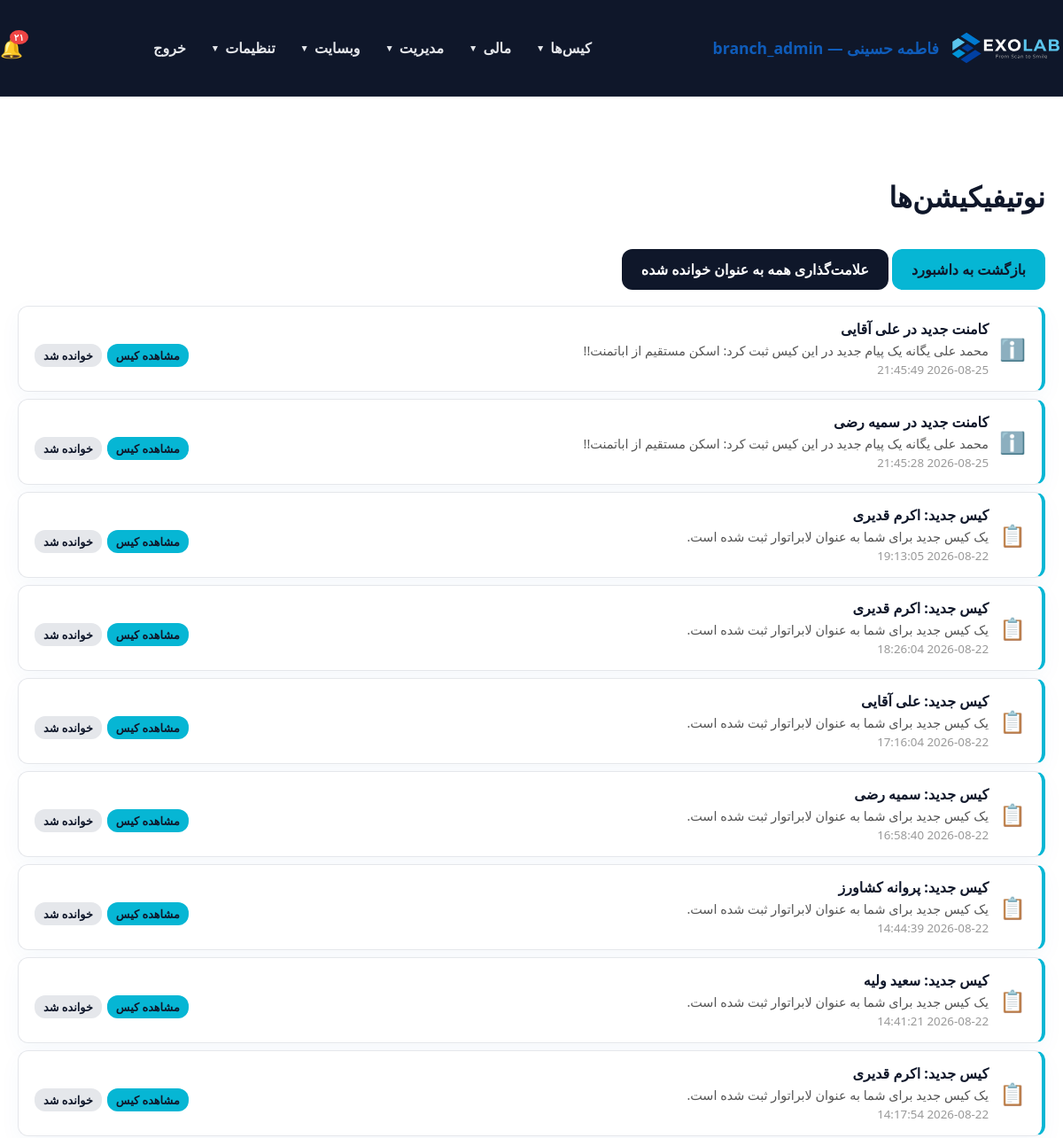
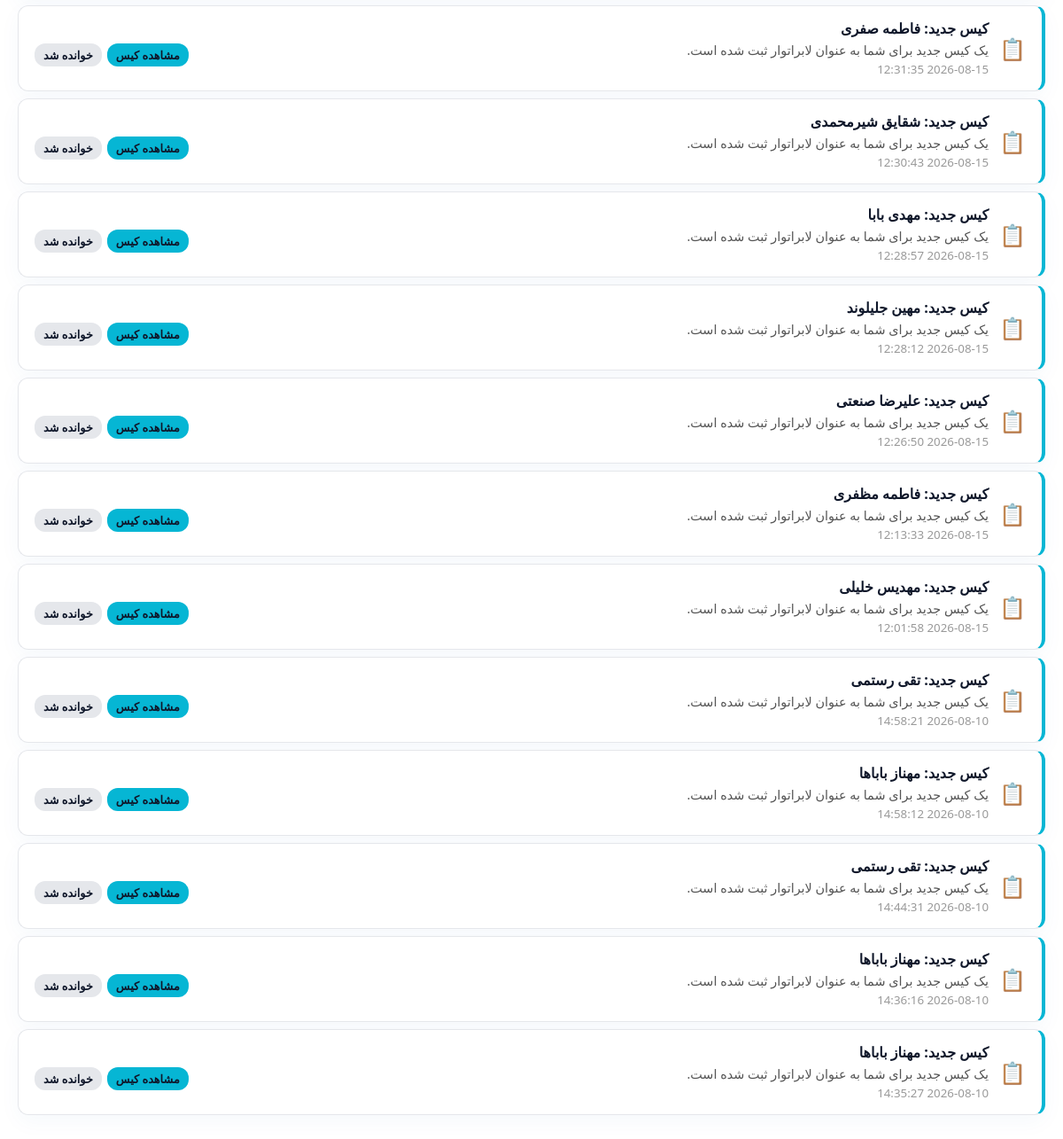
Page /panel/notifications.php (signed in) on the committed database (2 pictures, top to bottom).
### tables this page shows
CREATE TABLE `users` (
  `id` int(11) NOT NULL AUTO_INCREMENT,
  `username` varchar(100) NOT NULL,
  `password_hash` varchar(255) NOT NULL,
  `full_name` varchar(255) NOT NULL,
  `email` varchar(255) DEFAULT NULL,
  `phone` varchar(20) DEFAULT NULL,
  `role` enum('admin','doctor','staff','secretary','designer','technician','operator','powder','courier','finance','outsource_lab','customer_lab','partner_lab','clinic','branch_admin') NOT NULL DEFAULT 'staff',
  `branch_id` int(11) DEFAULT NULL,
  `clinic_id` int(11) DEFAULT NULL,
  `lab_id` int(11) DEFAULT NULL,
  `is_designer` tinyint(1) NOT NULL DEFAULT 0,
  `is_default_designer` tinyint(1) NOT NULL DEFAULT 0,
  `active` tinyint(1) DEFAULT 1,
  `last_login` datetime DEFAULT NULL,
  `created_at` datetime DEFAULT current_timestamp(),
  `updated_at` datetime DEFAULT current_timestamp() ON UPDATE current_timestamp(),
  `notes` text DEFAULT NULL,
  PRIMARY KEY (`id`),
  UNIQUE KEY `username` (`username`),
  KEY `idx_users_clinic_id` (`clinic_id`),
  KEY `idx_users_is_designer` (`is_designer`),
  CONSTRAINT `fk_users_clinic` FOREIGN KEY (`clinic_id`) REFERENCES `users` (`id`) ON DELETE SET NULL ON UPDATE CASCADE
);

CREATE TABLE `notifications` (
  `id` int(11) NOT NULL AUTO_INCREMENT,
  `user_id` int(11) NOT NULL,
  `case_id` int(11) DEFAULT NULL,
  `title` varchar(255) NOT NULL,
  `message` text DEFAULT NULL,
  `type` varchar(50) NOT NULL DEFAULT 'info' COMMENT 'info, assignment, status_change',
  `is_read` tinyint(1) NOT NULL DEFAULT 0,
  `created_at` datetime NOT NULL DEFAULT current_timestamp(),
  PRIMARY KEY (`id`),
  KEY `idx_notifications_user` (`user_id`),
  KEY `idx_notifications_unread` (`user_id`,`is_read`),
  KEY `idx_notifications_created` (`created_at`),
  CONSTRAINT `fk_notifications_user` FOREIGN KEY (`user_id`) REFERENCES `users` (`id`) ON DELETE CASCADE ON UPDATE CASCADE
);

### panel/db.php (called while the page is built, shortened)
<?php
function db() {
    static $pdo = null;
    if ($pdo === null) {
        $pdo = Connection::getInstance();
    }
    return $pdo;
}
function getUnreadNotificationCount(int $userId): int {
    $stmt = db()->prepare('SELECT COUNT(*) FROM notifications WHERE user_id = ? AND is_read = 0');
    $stmt->execute([$userId]);
    return (int) $stmt->fetchColumn();
}
function getAllNotifications(int $userId, int $limit = 50): array {
    $limit = (int) max(1, $limit);
    $stmt = db()->prepare('SELECT * FROM notifications WHERE user_id = ? ORDER BY created_at DESC LIMIT ' . $limit);
    $stmt->execute([$userId]);
    return $stmt->fetchAll();
}

### includes/helpers.php (called while the page is built, shortened)
<?php
function toPersianDigits($input) {
    $numbers = ['0','1','2','3','4','5','6','7','8','9'];
    $persian = ['۰','۱','۲','۳','۴','۵','۶','۷','۸','۹'];
    return str_replace($numbers, $persian, $input);
}

### panel/notifications.php (the view, shortened to what this page needs)
<?php
require_once __DIR__ . '/auth.php';
require_login();
$user = current_user();
$notifications = getAllNotifications($user['id']);
panel_layout_start('نوتیفیکیشن‌ها');
?>
<div style="margin-bottom:18px; display:flex; gap:10px; flex-wrap:wrap; justify-content:space-between; align-items:center;">
    <div>
        <a class="btn" href="dashboard.php">بازگشت به داشبورد</a>
        <?php if (getUnreadNotificationCount($user['id']) > 0): ?>
            <a class="btn" href="?mark_all=1" style="background:#0F172A; color:#fff;">علامت‌گذاری همه به عنوان خوانده شده</a>
        <?php endif; ?>
    </div>
</div>
<?php if (empty($notifications)): ?>
    <div class="form-card" style="text-align:center; padding:40px;">
        <p style="font-size:3rem; margin:0;">🔔</p>
        <p>هیچ نوتیفیکیشنی وجود ندارد.</p>
    </div>
<?php else: ?>
    <div style="display:flex; flex-direction:column; gap:8px;">
    <?php foreach ($notifications as $n): ?>
        <div class="form-card" style="padding:14px 18px; display:flex; align-items:center; gap:12px; <?= $n['is_read'] ? 'opacity:0.6;' : 'border-right:4px solid #06B6D4;' ?>">
            <div style="font-size:1.5rem;"><?= $n['type'] === 'assignment' ? '📋' : ($n['type'] === 'status_change' ? '🔄' : 'ℹ️') ?></div>
            <div style="flex:1;">
                <strong><?= htmlspecialchars($n['title']) ?></strong>
                <?php if ($n['message']): ?>
                    <p style="margin:4px 0 0; color:#555; font-size:0.9rem;"><?= htmlspecialchars($n['message']) ?></p>
                <?php endif; ?>
                <small style="color:#999;"><?= toJalaliDateFormatted($n['created_at']) ?></small>
            </div>
            <div style="display:flex; gap:6px;">
                <?php if ($n['case_id']): ?>
                    <a class="btn" href="view_case.php?id=<?= $n['case_id'] ?>" style="padding:4px 10px; font-size:0.8rem;">مشاهده کیس</a>
                <?php endif; ?>
                <?php if (!$n['is_read']): ?>
                    <a class="btn" href="?mark_read=<?= $n['id'] ?>" style="background:#E5E7EB; color:#0F172A; padding:4px 10px; font-size:0.8rem;">خوانده شد</a>
                <?php endif; ?>
            </div>
        </div>
    <?php endforeach; ?>
    </div>
<?php endif; ?>
<?php panel_layout_end(); ?>

### panel/auth.php (shortened to what this page needs)
<?php
require_once __DIR__ . '/db.php';
require_once __DIR__ . '/../includes/helpers.php';
function current_user() {
    static $user = null;
    if ($user !== null) return $user;
    $stmt = db()->prepare('SELECT * FROM users WHERE id = ? AND active = 1 LIMIT 1');
    $stmt->execute([(int)$_SESSION[USER_SESSION_KEY]]);
    $user = $stmt->fetch();
    return $user;
}
function is_logged_in() {
    return current_user() !== null;
}
function is_admin(): bool {
    $user = current_user();
    return $user['role'] === 'admin' || $user['role'] === 'branch_admin';
}
function is_root_admin(): bool {
    $user = current_user();
    return $user && $user['role'] === 'admin';
}
function is_branch_scoped(): bool {
    $user = current_user();
    return !empty($user['branch_id']);
}
function has_permission($permission) {
    $user = current_user();
    $perms = $GLOBALS['role_permissions'][$user['role']] ?? [];
    return in_array('*', $perms) || in_array($permission, $perms);
}
function require_login() {
    if (!is_logged_in()) {
        $target = getLoginRedirectUrl();
        if ($target !== '') {
            $_SESSION['login_redirect'] = $target;
        }
        header('Location: login.php');
        exit;
    }
}
function panel_layout_start($title = 'پنل مدیریت') {
    $user = current_user();
    ?>
    <!DOCTYPE html>
    <html lang="fa" dir="rtl">
    <head>
        <link rel="stylesheet" href="../assets/css/style.css">
        <link rel="stylesheet" href="../assets/css/datatables.min.css">
    </head>
    <body>
    <header class="site-header">
        <div class="container" style="justify-content: space-between;">
            <a class="brand" href="dashboard.php">
                <img src="../assets/icons/EXOLAB_LOGO_HORIZENTAL.svg" alt="EXOLAB" class="site-logo">
                <span><?= $user ? htmlspecialchars($user['full_name']) . ' — ' . $user['role'] : 'پنل' ?></span>
            </a>
            <nav class="site-nav" id="siteNav">
                <?php
                $navCanCases  = has_permission('view_all_cases') || has_permission('view_own_cases') || has_permission('view_assigned_cases') || has_permission('view_clinic_cases') || has_role('designer');
                $navCanInv    = has_permission('view_invoices') || has_permission('view_clinic_invoices') || has_permission('view_own_invoices') || is_admin();
                $navCanPay    = has_permission('view_own_payments') || has_permission('view_clinic_payments') || has_permission('view_payments') || is_admin();
                $navIsAdmin   = is_admin();
                $navIsRoot    = is_root_admin();
                ?>
                <?php if ($navCanCases): ?>
                    <div class="nav-group">
                        <button type="button" class="nav-group-toggle" onclick="toggleNavGroup(this)">کیس‌ها <span class="caret">▼</span></button>
                    </div>
                <?php endif; ?>
                <?php if ($navCanInv || $navCanPay || $navIsAdmin): ?>
                    <div class="nav-group">
                        <button type="button" class="nav-group-toggle" onclick="toggleNavGroup(this)">مالی <span class="caret">▼</span></button>
                    </div>
                <?php endif; ?>
                <?php if ($navIsAdmin): ?>
                    <div class="nav-group">
                        <button type="button" class="nav-group-toggle" onclick="toggleNavGroup(this)">مدیریت <span class="caret">▼</span></button>
                    </div>
                    <div class="nav-group">
                        <button type="button" class="nav-group-toggle" onclick="toggleNavGroup(this)">وبسایت <span class="caret">▼</span></button>
                    </div>
                <?php endif; ?>
                <?php if ($navIsRoot || $user): ?>
                    <div class="nav-group">
                        <button type="button" class="nav-group-toggle" onclick="toggleNavGroup(this)">تنظیمات <span class="caret">▼</span></button>
                    </div>
                <?php endif; ?>
                <a class="nav-link" href="logout.php">خروج</a>
            </nav>
            <?php if ($user): $notifCount = getUnreadNotificationCount($user['id']); ?>
                <a href="notifications.php" class="notif-bell" style="position:relative; color:#fff; text-decoration:none; font-size:1.3rem; margin-right:10px;">
                    🔔
                    <?php if ($notifCount > 0): ?>
                        <span style="position:absolute; top:-6px; right:-6px; background:#ef4444; color:#fff; font-size:0.65rem; padding:1px 5px; border-radius:50%; font-weight:bold;"><?= toPersianDigits($notifCount > 99 ? '99+' : $notifCount) ?></span>
                    <?php endif; ?>
                </a>
            <?php endif; ?>
        </div>
    </header>
    <main class="section">
        <div class="container">
            <h2><?= htmlspecialchars($title) ?></h2>
    <?php
}
function panel_layout_end() {
    ?>
        </div>
    </main>
    </body>
    </html>
    <?php
}

### assets/css/style.css (style rules this page uses)
body { margin: 0; font-family: 'Segoe UI', Tahoma, Geneva, Verdana, sans-serif; background: #FFFFFF; color: #0F172A; direction: rtl; text-align: right; }
a { color: #0f5cba; text-decoration: none; }
.container { max-width: 1480px; margin: 0 auto; padding: 0 20px; }
.site-header { background: #0F172A; color: #ffffff; position: sticky; top: 0; z-index: 10; border-bottom: 1px solid rgba(255, 255, 255, 0.06); }
.site-header .container { display: flex; align-items: center; justify-content: space-between; flex-wrap: wrap; gap: 12px; padding: 18px 0; }
.brand { display: flex; align-items: center; gap: 12px; font-size: 1.1rem; font-weight: 700; }
.site-logo { height: 72px; display: inline-block; }
.site-nav { display: flex; align-items: center; gap: 4px; flex-wrap: wrap; }
.site-nav a, .nav-group-toggle { color: #E5E7EB; font-weight: 600; }
.nav-link { padding: 9px 12px; border-radius: 8px; text-decoration: none; transition: background .15s; }
.nav-group { position: relative; }
.nav-group-toggle { background: transparent; border: none; padding: 9px 12px; border-radius: 8px; cursor: pointer; font-size: 1rem; display: inline-flex; align-items: center; gap: 6px; font-family: inherit; }
.nav-group-toggle .caret { font-size: 0.65rem; transition: transform .2s; }
.btn { display: inline-block; background: #06B6D4; color: #0F172A; padding: 12px 22px; border-radius: 12px; margin-top: 16px; font-weight: 700; text-decoration: none; }
.section { padding: 64px 0; }
.section h2 { margin-bottom: 22px; font-size: 2rem; }
.card, .price-card, .form-card, .placeholder, .empty { background: #fff; border: 1px solid #E5E7EB; padding: 22px; border-radius: 12px; box-shadow: 0 8px 24px rgba(15, 92, 186, 0.04); }
button { background: #0f5cba; color: #fff; border: none; border-radius: 12px; padding: 13px 20px; font-weight: 700; cursor: pointer; }

### rows in the picture
users: full_name "فاطمه حسینی", role "branch_admin"
notifications: type "ℹ️", title "کامنت جدید در علی آقایی", message "محمد علی یگانه یک پیام جدید در این کیس ثبت کرد: اسکن مستقیم از اباتمنت!!", created_at "2026-08-25 21:45:49"
notifications: type "ℹ️", title "کامنت جدید در سمیه رضی", message "محمد علی یگانه یک پیام جدید در این کیس ثبت کرد: اسکن مستقیم از اباتمنت!!", created_at "2026-08-25 21:45:28"
notifications: title "کیس جدید: اکرم قدیری", message "یک کیس جدید برای شما به عنوان لابراتوار ثبت شده است.", created_at "2026-08-22 19:13:05"
notifications: title "کیس جدید: اکرم قدیری", message "یک کیس جدید برای شما به عنوان لابراتوار ثبت شده است.", created_at "2026-08-22 18:26:04"
notifications: title "کیس جدید: علی آقایی", message "یک کیس جدید برای شما به عنوان لابراتوار ثبت شده است.", created_at "2026-08-22 17:16:04"
notifications: title "کیس جدید: سمیه رضی", message "یک کیس جدید برای شما به عنوان لابراتوار ثبت شده است.", created_at "2026-08-22 16:58:40"
notifications: title "کیس جدید: پروانه کشاورز", message "یک کیس جدید برای شما به عنوان لابراتوار ثبت شده است.", created_at "2026-08-22 14:44:39"
notifications: title "کیس جدید: سعید ولیه", message "یک کیس جدید برای شما به عنوان لابراتوار ثبت شده است.", created_at "2026-08-22 14:41:21"
notifications: title "کیس جدید: اکرم قدیری", message "یک کیس جدید برای شما به عنوان لابراتوار ثبت شده است.", created_at "2026-08-22 14:17:54"
notifications: title "کیس جدید: فاطمه صفری", message "یک کیس جدید برای شما به عنوان لابراتوار ثبت شده است.", created_at "2026-08-15 12:31:35"
notifications: title "کیس جدید: شقایق شیرمحمدی", message "یک کیس جدید برای شما به عنوان لابراتوار ثبت شده است.", created_at "2026-08-15 12:30:43"
notifications: title "کیس جدید: مهدی بابا", message "یک کیس جدید برای شما به عنوان لابراتوار ثبت شده است.", created_at "2026-08-15 12:28:57"
notifications: title "کیس جدید: مهین جلیلوند", message "یک کیس جدید برای شما به عنوان لابراتوار ثبت شده است.", created_at "2026-08-15 12:28:12"
notifications: title "کیس جدید: علیرضا صنعتی", message "یک کیس جدید برای شما به عنوان لابراتوار ثبت شده است.", created_at "2026-08-15 12:26:50"
notifications: title "کیس جدید: فاطمه مظفری", message "یک کیس جدید برای شما به عنوان لابراتوار ثبت شده است.", created_at "2026-08-15 12:13:33"
notifications: title "کیس جدید: مهدیس خلیلی", message "یک کیس جدید برای شما به عنوان لابراتوار ثبت شده است.", created_at "2026-08-15 12:01:58"
notifications: title "کیس جدید: تقی رستمی", message "یک کیس جدید برای شما به عنوان لابراتوار ثبت شده است.", created_at "2026-08-10 14:58:21"
notifications: title "کیس جدید: مهناز باباها", message "یک کیس جدید برای شما به عنوان لابراتوار ثبت شده است.", created_at "2026-08-10 14:58:12"
notifications: title "کیس جدید: تقی رستمی", message "یک کیس جدید برای شما به عنوان لابراتوار ثبت شده است.", created_at "2026-08-10 14:44:31"
notifications: title "کیس جدید: مهناز باباها", message "یک کیس جدید برای شما به عنوان لابراتوار ثبت شده است.", created_at "2026-08-10 14:36:16"
notifications: title "کیس جدید: مهناز باباها", message "یک کیس جدید برای شما به عنوان لابراتوار ثبت شده است.", created_at "2026-08-10 14:35:27"

### other values in the picture
toPersianDigits($notifCount > 99 ? '99+' : $notifCount) "۲۱"
$title "نوتیفیکیشن‌ها"
